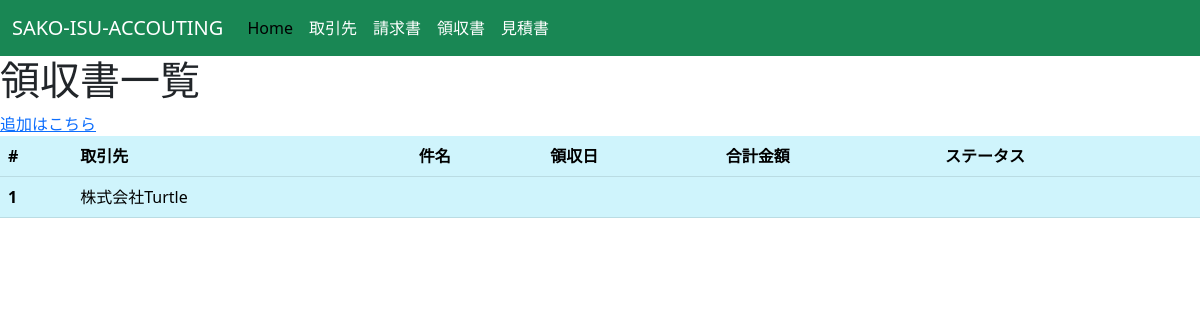
/receipt, run on an earlier commit of the app's database.
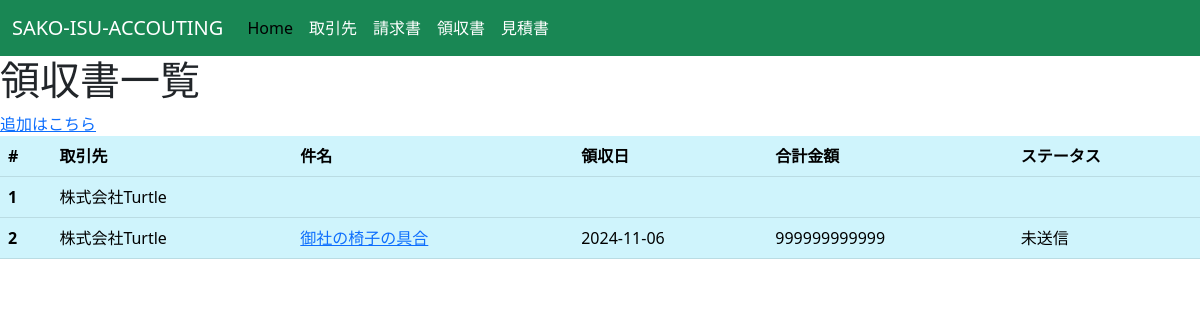
And on a later commit of the database.
### datebase.py (models this page shows)
class Receipt(Model):
    business_partner = ForeignKeyField(BusinessPartner, backref='receipts')
    subject = CharField()
    day = DateField()
    amount = CharField()
    status = CharField()
    class Meta:
        database = db # This model uses the "people.db" database

class BusinessPartner(Model):
    name = CharField()
    address = CharField()
    contact = CharField()
    remarks = CharField()
    class Meta:
        database = db # This model uses the "people.db" database.

### main.py (the view)
@app.route("/receipt")
def receipt():
  receipt = Receipt.select()
  return render_template("receipt.html" , receipt = receipt)

### templates/receipt.html (shortened to what this page needs)
<!DOCTYPE html>
<html lang="en">
<head>
  <link href="https://cdn.jsdelivr.net/npm/bootstrap@5.3.0/dist/css/bootstrap.min.css" rel="stylesheet">
</head>
<body>
  <nav class="navbar navbar-expand-lg bg-success">
    <div class="container-fluid">
      <a class="navbar-brand text-white" href="#">SAKO-ISU-ACCOUTING</a>
      <div class="collapse navbar-collapse" id="navbarSupportedContent">
        <ul class="navbar-nav me-auto mb-2 mb-lg-0">
          <li class="nav-item">
            <a class="nav-link active" aria-current="page" href="/top">Home</a>
          </li>
          <li class="nav-item">
            <a class="nav-link text-white" href="/business_partner">取引先</a>
          </li>
          <li class="nav-item">
            <a class="nav-link text-white" href="/claim">請求書</a>
          </li>
          <li class="nav-item">
            <a class="nav-link text-white" href="/receipt">領収書</a>
          </li>
          <li class="nav-item">
            <a class="nav-link text-white" href="/quotation">見積書</a>
          </li>
        </ul>
      </div>
    </div>
  </nav>
  <h1>領収書一覧</h1>
  <a href="/receipt_create"">
    追加はこちら
  </a>
  <table class="table table-info">
    <thead>
      <tr>
        <th scope="col">#</th>
        <th scope="col">取引先</th>
        <th scope="col">件名</th>
        <th scope="col">領収日</th>
        <th scope="col">合計金額</th>
        <th scope="col">ステータス</th>
      </tr>
    </thead>
    <tbody>
      {% for receipt in receipt %}
      <tr>
        <th scope="row">{{receipt.id}}</th>
         <td>{{ receipt.business_partner.name }}</td>
        <td>
          <a href="/receipt_edit"> {{ receipt.subject }}</a>
          </td>
        <td>{{ receipt.day}}</td>
        <td>{{ receipt.amount }}</td>
        <td>{{ receipt.status }}</td>
      </tr>
      {% endfor %}
    </tbody>
  </table>
</body>
</html>

What changed in the data, as far as the page shows it:
added Receipt: id "2", business_partner.name "株式会社Turtle", subject "御社の椅子の具合", day "2024-11-06", amount "999999999999", status "未送信"
